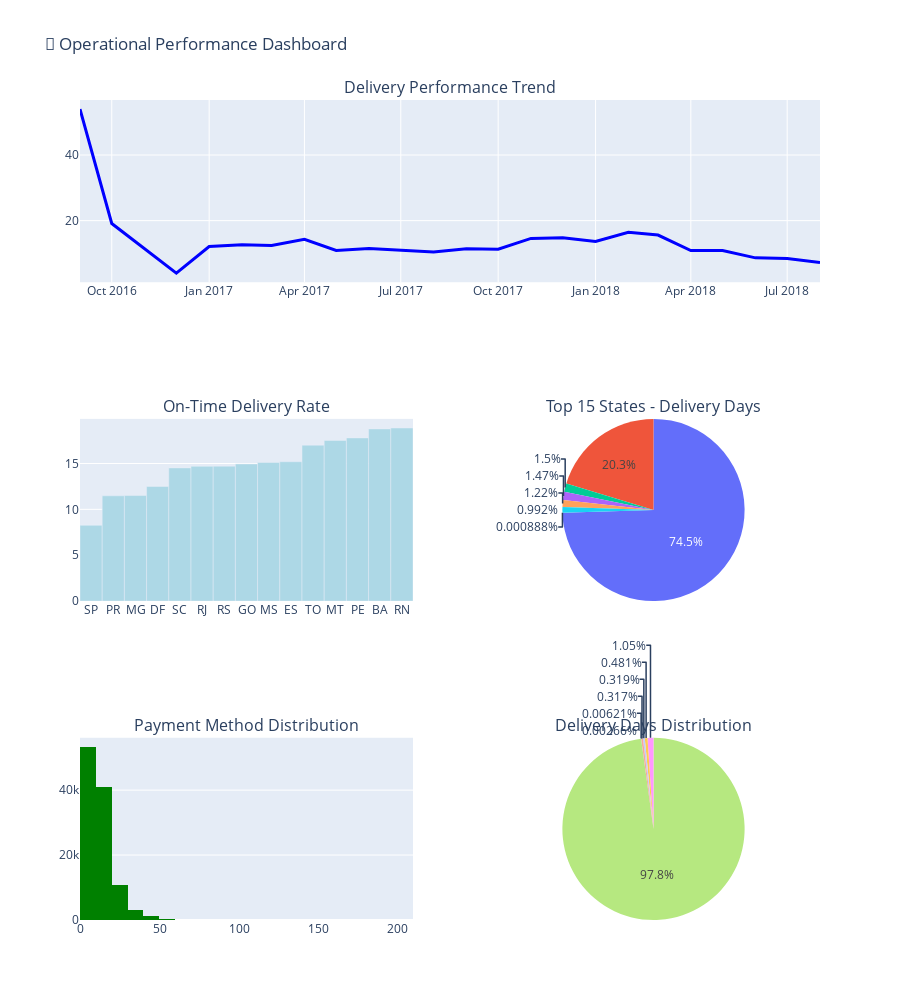

The notebook cell this image was saved under:
### Code cell
# =============================================================================
# 6. OPERATIONAL EFFICIENCY ANALYSIS - to be fixed
# =============================================================================

def analyze_operational_metrics():
    """Analyze delivery performance and operational efficiency"""
    
    orders_df = data['fct_orders'].copy()
    delivered_orders = orders_df[orders_df['order_status'] == 'delivered'].copy()
    
    # Delivery performance by state
    delivery_by_state = delivered_orders.groupby('customer_state').agg({
        'delivery_days': ['mean', 'median', 'std'],
        'on_time_delivery': 'mean',
        'order_id': 'count'
    }).round(2)
    
    delivery_by_state.columns = ['avg_delivery_days', 'median_delivery_days', 
                                'std_delivery_days', 'on_time_rate', 'order_count']
    delivery_by_state = delivery_by_state[delivery_by_state['order_count'] >= 100]  # Filter for significance
    delivery_by_state = delivery_by_state.sort_values('avg_delivery_days')
    
    print("\n🚚 Delivery Performance by State (Top/Bottom 10):")
    print("Best Performing States:")
    print(delivery_by_state.head(10))
    print("\nWorst Performing States:")
    print(delivery_by_state.tail(10))
    
    # Delivery performance trends
    monthly_delivery = delivered_orders.groupby(['order_year', 'order_month']).agg({
        'delivery_days': 'mean',
        'on_time_delivery': 'mean',
        'order_id': 'count'
    }).reset_index()
    
    # ...existing code...
    monthly_delivery['day'] = 1
    monthly_delivery['order_year'] = monthly_delivery['order_year'].astype(int)
    monthly_delivery['order_month'] = monthly_delivery['order_month'].astype(int)
    monthly_delivery['day'] = monthly_delivery['day'].astype(int)
    monthly_delivery = monthly_delivery.rename(columns={'order_year': 'year', 'order_month': 'month'})
    monthly_delivery['date'] = pd.to_datetime(monthly_delivery[['year', 'month', 'day']])
    # ...existing code...
    
    # Payment method analysis
    payment_analysis = orders_df.groupby('payment_types').agg({
        'item_total': ['sum', 'mean', 'count'],
        'max_installments': 'mean'
    }).round(2)
    
    # Create comprehensive operational dashboard
    fig = make_subplots(
        rows=3, cols=2,
        subplot_titles=('Delivery Performance Trend', 'On-Time Delivery Rate',
                       'Top 15 States - Delivery Days', 'Payment Method Distribution',
                       'Delivery Days Distribution', 'Order Status Distribution'),
        specs=[[{"colspan": 2}, None],
               [{"type": "bar"}, {"type": "pie"}],
               [{"type": "histogram"}, {"type": "pie"}]]
    )
    
    # Delivery performance trend
    fig.add_trace(
        go.Scatter(x=monthly_delivery['date'], 
                  y=monthly_delivery['delivery_days'],
                  name='Avg Delivery Days',
                  line=dict(color='blue', width=3)),
        row=1, col=1
    )
    
    # Top states delivery performance
    top_states_delivery = delivery_by_state.head(15)
    fig.add_trace(
        go.Bar(x=top_states_delivery.index,
               y=top_states_delivery['avg_delivery_days'],
               name='Delivery Days',
               marker_color='lightblue'),
        row=2, col=1
    )
    
    # Payment method pie chart
    payment_counts = orders_df['payment_types'].value_counts().head(10)
    fig.add_trace(
        go.Pie(labels=payment_counts.index,
               values=payment_counts.values,
               name="Payment Methods"),
        row=2, col=2
    )
    
    # Delivery days histogram
    fig.add_trace(
        go.Histogram(x=delivered_orders['delivery_days'],
                    nbinsx=30,
                    name='Delivery Days Distribution',
                    marker_color='green'),
        row=3, col=1
    )
    
    # Order status distribution
    status_counts = orders_df['order_status'].value_counts()
    fig.add_trace(
        go.Pie(labels=status_counts.index,
               values=status_counts.values,
               name="Order Status"),
        row=3, col=2
    )
    
    fig.update_layout(
        title="🚚 Operational Performance Dashboard",
        height=1000,
        showlegend=False
    )
    
    fig.show()
    
    return delivery_by_state, monthly_delivery, payment_analysis

print("\n🚚 Analyzing operational metrics...")
delivery_performance, monthly_ops, payment_stats = analyze_operational_metrics()

### Figure 1 — Plotly figure (JSON) as saved in the notebook; plotly's stock layout.template omitted (floating-point values rounded to 4 significant figures; data arrays with more than 128 entries replaced by an {"elided": "..."} marker saying what was removed)
{"data": [{"line": {"color": "blue", "width": 3}, "name": "Avg Delivery Days", "type": "scatter", "x": ["2016-09-01T00:00:00.000000000", "2016-10-01T00:00:00.000000000", "2016-12-01T00:00:00.000000000", "2017-01-01T00:00:00.000000000", "2017-02-01T00:00:00.000000000", "2017-03-01T00:00:00.000000000", "2017-04-01T00:00:00.000000000", "2017-05-01T00:00:00.000000000", "2017-06-01T00:00:00.000000000", "2017-07-01T00:00:00.000000000", "2017-08-01T00:00:00.000000000", "2017-09-01T00:00:00.000000000", "2017-10-01T00:00:00.000000000", "2017-11-01T00:00:00.000000000", "2017-12-01T00:00:00.000000000", "2018-01-01T00:00:00.000000000", "2018-02-01T00:00:00.000000000", "2018-03-01T00:00:00.000000000", "2018-04-01T00:00:00.000000000", "2018-05-01T00:00:00.000000000", "2018-06-01T00:00:00.000000000", "2018-07-01T00:00:00.000000000", "2018-08-01T00:00:00.000000000"], "xaxis": "x", "y": [54.0, 19.12, 4.0, 12.09, 12.61, 12.42, 14.28, 10.89, 11.47, 10.98, 10.47, 11.4, 11.26, 14.58, 14.79, 13.66, 16.47, 15.6, 10.88, 10.86, 8.65, 8.428, 7.251], "yaxis": "y"}, {"marker": {"color": "lightblue"}, "name": "Delivery Days", "type": "bar", "x": ["SP", "PR", "MG", "DF", "SC", "RJ", "RS", "GO", "MS", "ES", "TO", "MT", "PE", "BA", "RN"], "xaxis": "x2", "y": [8.26, 11.48, 11.51, 12.5, 14.52, 14.69, 14.71, 14.95, 15.11, 15.19, 17.0, 17.51, 17.79, 18.77, 18.87], "yaxis": "y2"}, {"domain": {"x": [0.55, 1], "y": [0.3889, 0.6111]}, "labels": ["credit_card", "boleto", "debit_card", "voucher", "credit_card, voucher", "voucher, credit_card", "debit_card, credit_card"], "name": "Payment Methods", "type": "pie", "values": [83947, 22867, 1689, 1656, 1370, 1117, 1]}, {"marker": {"color": "green"}, "name": "Delivery Days Distribution", "nbinsx": 30, "type": "histogram", "x": {"elided": "110197 float values"}, "xaxis": "x3", "yaxis": "y3"}, {"domain": {"x": [0.55, 1], "y": [0, 0.2222]}, "labels": ["delivered", "shipped", "canceled", "invoiced", "processing", "unavailable", "approved"], "name": "Order Status", "type": "pie", "values": [110197, 1185, 542, 359, 357, 7, 3]}], "layout": {"annotations": [{"font": {"size": 16}, "showarrow": false, "text": "Delivery Performance Trend", "x": 0.5, "xanchor": "center", "xref": "paper", "y": 1, "yanchor": "bottom", "yref": "paper"}, {"font": {"size": 16}, "showarrow": false, "text": "On-Time Delivery Rate", "x": 0.225, "xanchor": "center", "xref": "paper", "y": 0.6111, "yanchor": "bottom", "yref": "paper"}, {"font": {"size": 16}, "showarrow": false, "text": "Top 15 States - Delivery Days", "x": 0.775, "xanchor": "center", "xref": "paper", "y": 0.6111, "yanchor": "bottom", "yref": "paper"}, {"font": {"size": 16}, "showarrow": false, "text": "Payment Method Distribution", "x": 0.225, "xanchor": "center", "xref": "paper", "y": 0.2222, "yanchor": "bottom", "yref": "paper"}, {"font": {"size": 16}, "showarrow": false, "text": "Delivery Days Distribution", "x": 0.775, "xanchor": "center", "xref": "paper", "y": 0.2222, "yanchor": "bottom", "yref": "paper"}], "height": 1000, "showlegend": false, "title": {"text": "🚚 Operational Performance Dashboard"}, "xaxis": {"anchor": "y", "domain": [0, 1]}, "xaxis2": {"anchor": "y2", "domain": [0, 0.45]}, "xaxis3": {"anchor": "y3", "domain": [0, 0.45]}, "yaxis": {"anchor": "x", "domain": [0.7778, 1]}, "yaxis2": {"anchor": "x2", "domain": [0.3889, 0.6111]}, "yaxis3": {"anchor": "x3", "domain": [0, 0.2222]}}}
